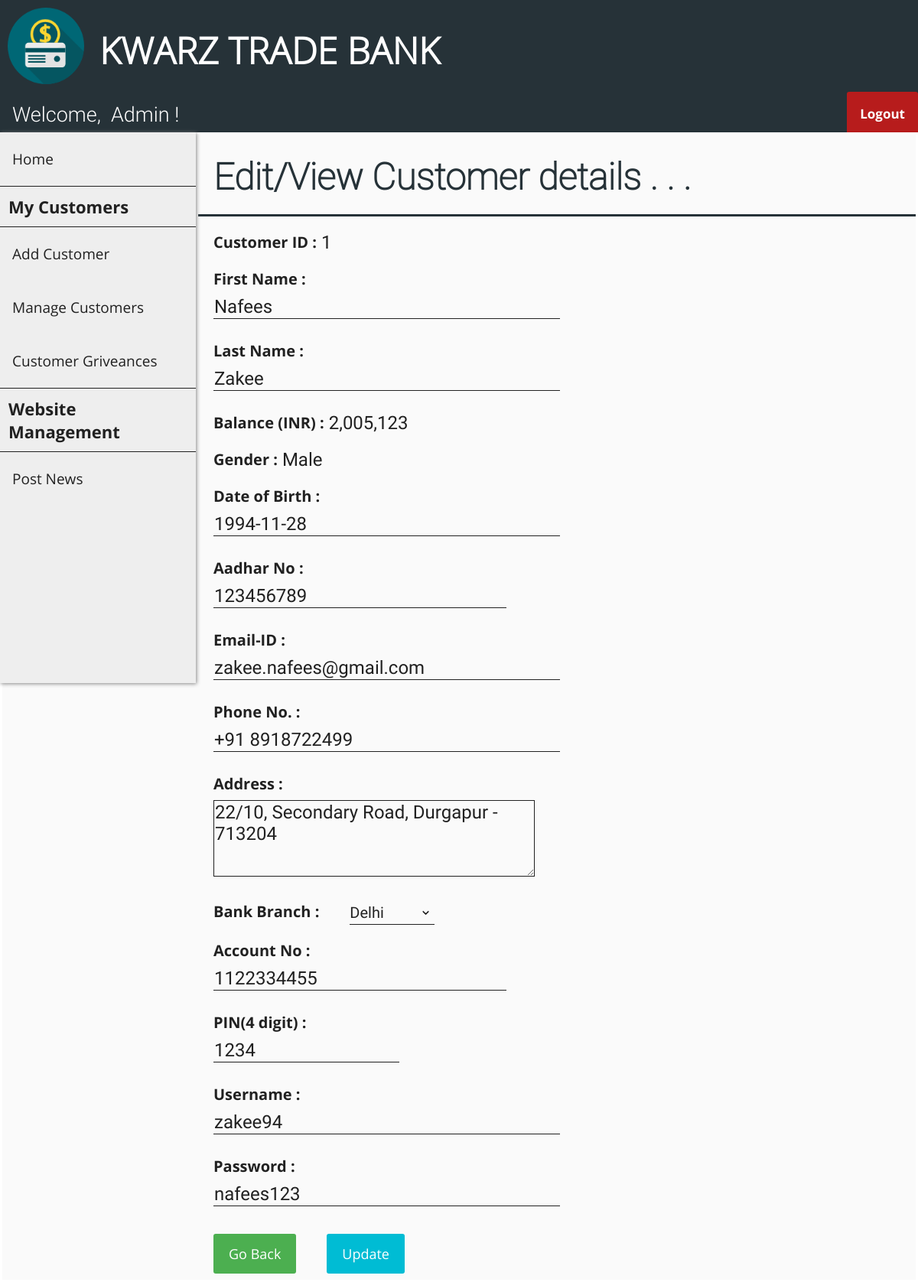
/edit_customer.php?cust_id=1 (signed in), run on the app's committed database.
### tables this page shows
CREATE TABLE `customer` (
  `cust_id` int(11) NOT NULL AUTO_INCREMENT,
  `first_name` varchar(30) DEFAULT NULL,
  `last_name` varchar(30) DEFAULT NULL,
  `gender` varchar(10) DEFAULT NULL,
  `dob` date DEFAULT NULL,
  `aadhar_no` int(11) DEFAULT NULL,
  `email` varchar(30) DEFAULT NULL,
  `phone_no` varchar(20) DEFAULT NULL,
  `address` varchar(255) DEFAULT NULL,
  `branch` varchar(30) DEFAULT NULL,
  `account_no` int(11) DEFAULT NULL,
  `pin` int(4) DEFAULT NULL,
  `uname` varchar(30) DEFAULT NULL,
  `pwd` varchar(30) DEFAULT NULL,
  PRIMARY KEY (`cust_id`),
  UNIQUE KEY `aadhar_no` (`aadhar_no`),
  UNIQUE KEY `email` (`email`),
  UNIQUE KEY `phone_no` (`phone_no`),
  UNIQUE KEY `account_no` (`account_no`),
  UNIQUE KEY `uname` (`uname`)
);

CREATE TABLE `passbook1` (
  `trans_id` int(11) NOT NULL AUTO_INCREMENT,
  `trans_date` datetime DEFAULT NULL,
  `remarks` varchar(255) DEFAULT NULL,
  `debit` int(11) DEFAULT NULL,
  `credit` int(11) DEFAULT NULL,
  `balance` int(11) DEFAULT NULL,
  PRIMARY KEY (`trans_id`)
);

### edit_customer.php (the view, shortened to what this page needs)
<?php
    include "connect.php";
    include "header.php";
    include "user_navbar.php";
    include "admin_sidebar.php";
    $sql0 = "SELECT * FROM customer WHERE cust_id=".$_SESSION['cust_id'];
    $sql1 = "SELECT * FROM passbook".$_SESSION['cust_id']." WHERE trans_id=(
                    SELECT MAX(trans_id) FROM passbook".$_SESSION['cust_id'].")";
    $result0 = $conn->query($sql0);
    $result1 = $conn->query($sql1);
    if ($result0->num_rows > 0) {
        while($row = $result0->fetch_assoc()) {
            $fname = $row["first_name"];
            $lname = $row["last_name"];
            $gender = $row["gender"];
            $dob = $row["dob"];
            $aadhar = $row["aadhar_no"];
            $email = $row["email"];
            $phno = $row["phone_no"];
            $address = $row["address"];
            $branch = $row["branch"];
            $acno = $row["account_no"];
            $pin = $row["pin"];
            $cus_uname = $row["uname"];
            $cus_pwd = $row["pwd"];
        }
    }
    if ($result1->num_rows > 0) {
        while($row = $result1->fetch_assoc()) {
            $balance = $row["balance"];
        }
    }
?>
<!DOCTYPE html>
<html>
<head>
    <link rel="stylesheet" href="customer_add_style.css">
</head>
<body>
    <form class="add_customer_form" action="edit_customer_action.php" method="post">
        <div class="flex-container-form_header">
            <h1 id="form_header">Edit/View Customer details . . .</h1>
        </div>
        <div class="flex-container">
            <div class=container>
                <label>Customer ID : <label id="info_label"> <?php echo $_SESSION['cust_id'] ?> </label></label>
            </div>
        </div>
        <div class="flex-container">
            <div class=container>
                <label>First Name :</label><br>
                <input name="fname" size="30" type="text" value="<?php echo $fname ?>" required />
            </div>
            <div  class=container>
                <label>Last Name :</b></label><br>
                <input name="lname" size="30" type="text" value="<?php echo $lname ?>" required />
            </div>
        </div>
        <div class="flex-container">
            <div class=container>
                <label>Balance (INR) : <label id="info_label"> <?php echo number_format($balance) ?> </label></label>
            </div>
        </div>
        <div class="flex-container">
            <div class=container>
                <label>Gender :
                    <label id="info_label">
                    <?php
                        if ($gender == "male") {echo "Male";}
                        elseif ($gender == "female") {echo "Female";}
                        else {echo "Others";}
                    ?>
            </div>
        </div>
        <div class="flex-container">
            <div class=container>
                <label>Date of Birth :</label><br>
                <input name="dob" size="30" type="text" placeholder="yyyy-mm-dd" value="<?php echo $dob ?>" required />
            </div>
        </div>
        <div class="flex-container">
            <div class=container>
                <label>Aadhar No :</label><br>
                <input name="aadhar" size="25" type="text" value="<?php echo $aadhar ?>" required />
            </div>
        </div>
        <div class="flex-container">
            <div class=container>
                <label>Email-ID :</label><br>
                <input name="email" size="30" type="text" value="<?php echo $email ?>" required />
            </div>
            <div  class=container>
                <label>Phone No. :</b></label><br>
                <input name="phno" size="30" type="text" value="<?php echo $phno ?>" required />
            </div>
        </div>
        <div class="flex-container">
            <div class=container>
                <label>Address :</label><br>
                <textarea name="address" required /><?php echo $address ?></textarea>
            </div>
        </div>
        <div class="flex-container">
            <div class=container>
                <label>Bank Branch :</label>
            </div>
            <div  class=container>
                <select name="branch">
                    <option value="delhi" <?php if ($branch == 'delhi') {?> selected="selected" <?php }?>>Delhi</option>
                </select>
            </div>
        </div>
        <div class="flex-container">
            <div class=container>
                <label>Account No :</label><br>
                <input name="acno" size="25" type="text" value="<?php echo $acno ?>" required />
            </div>
        </div>
        <div class="flex-container">
            <div  class=container>
                <label>PIN(4 digit) :</b></label><br>
                <input name="pin" size="15" type="text" value="<?php echo $pin ?>" required />
            </div>
        </div>
        <div class="flex-container">
            <div class=container>
                <label>Username :</label><br>
                <input name="cus_uname" size="30" type="text" value="<?php echo $cus_uname ?>" required />
            </div>
            <div  class=container>
                <label>Password :</b></label><br>
                <input name="cus_pwd" size="30" type="text" value="<?php echo $cus_pwd ?>" required />
            </div>
        </div>
        <div class="flex-container">
            <div class="container">
                <a href="/manage_customers.php" class="button">Go Back</a>
            </div>
            <div class="container">
                <button type="submit">Update</button>
            </div>
        </div>
    </form>
</body>
</html>

### header_style.css (style rules this page uses)
body { margin: 0; padding: 0; background-color: #FAFAFA; }
h1 { font-family: OpenSans-Light; color: white; font-size: 3rem; line-height: 3rem; margin-top: calc((1.5rem - 2rem) + 2.5rem); margin-bottom: 1.5rem; }

### customer_add_style.css (style rules this page uses)
.flex-container { display: -webkit-flex; display: flex; margin-left: 256px; width: auto; height: auto; -webkit-flex-wrap: wrap; flex-wrap: wrap; background-color: #FAFAFA; }
.flex-container-form_header { display: -webkit-flex; display: flex; margin-left: 256px; width: auto; height: auto; background-color: #FAFAFA; border-bottom: 3px solid #263238; }
h1[id="form_header"] { margin-left: 20px; font-family: Roboto-Thin; color: #263238; }
form { border: 3px solid white; width: inherit; margin-left: 0px; }
label { display: block; float: left; color: #212121; font-family: OpenSans-Bold; font-size: 20px; }
label[id="info_label"] { display: block; float: right; margin-left: 6px; font-family: Roboto-Regular; color: #212121; font-size: 24px; }
input[type=text], input[type=password] { font-family: Roboto-Regular; color: #212121; font-size: 24px; width: auto; margin: 8px 0; padding: 1px 1px; border: 0; border-bottom: 1px solid #212121; box-sizing: border-box; background-color: transparent; }
.container { margin-top: 20px; margin-left: 20px; margin-right: 20px; float: left; display: inline-block; }
textarea { font-family: Roboto-Regular; color: #212121; font-size: 24px; height: 100px; width:35vw; max-width: 720px; min-width: 240px; margin: 8px 0; padding: 1px 1px; border: 0; border: 1px solid #212121; box-sizing: border-box; background-color: transparent; }
select { font-family: Roboto-Regular; color: #212121; font-size: 20px; background: url("images/down_arrow.png") 96% / 15% no-repeat #eee; -webkit-appearance: none; -moz-appearance: none; background-color: transparent; width: 130%; padding: 4px 0; border: none; border-bottom: 1px solid #212121; }
button { font-family: OpenSans-Regular; font-size: 18px; background-color: #00BCD4; color: white; padding: 14px 20px; margin: 8px 0; border: none; cursor: pointer; width: 100%; border-radius: 3px; }
.button { background-color: #4CAF50; border: none; color: white; font-family: OpenSans-Regular; font-size: 18px; padding: 14px 20px; margin: 8px 0; text-align: center; text-decoration: none; display: inline-block; border-radius: 3px; cursor: pointer; }

### data on the page
customer: fname "Nafees", lname "Zakee", dob "1994-11-28", aadhar "123456789", email "zakee.nafees@gmail.com", phno "+91 8918722499", address "22/10, Secondary Road, Durgapur - 713204", branch "Delhi", acno "1122334455", pin "1234", cus_uname "zakee94", cus_pwd "nafees123"
passbook1: balance "2,005,123"

### other printed values
$_SESSION['cust_id'] "1"
